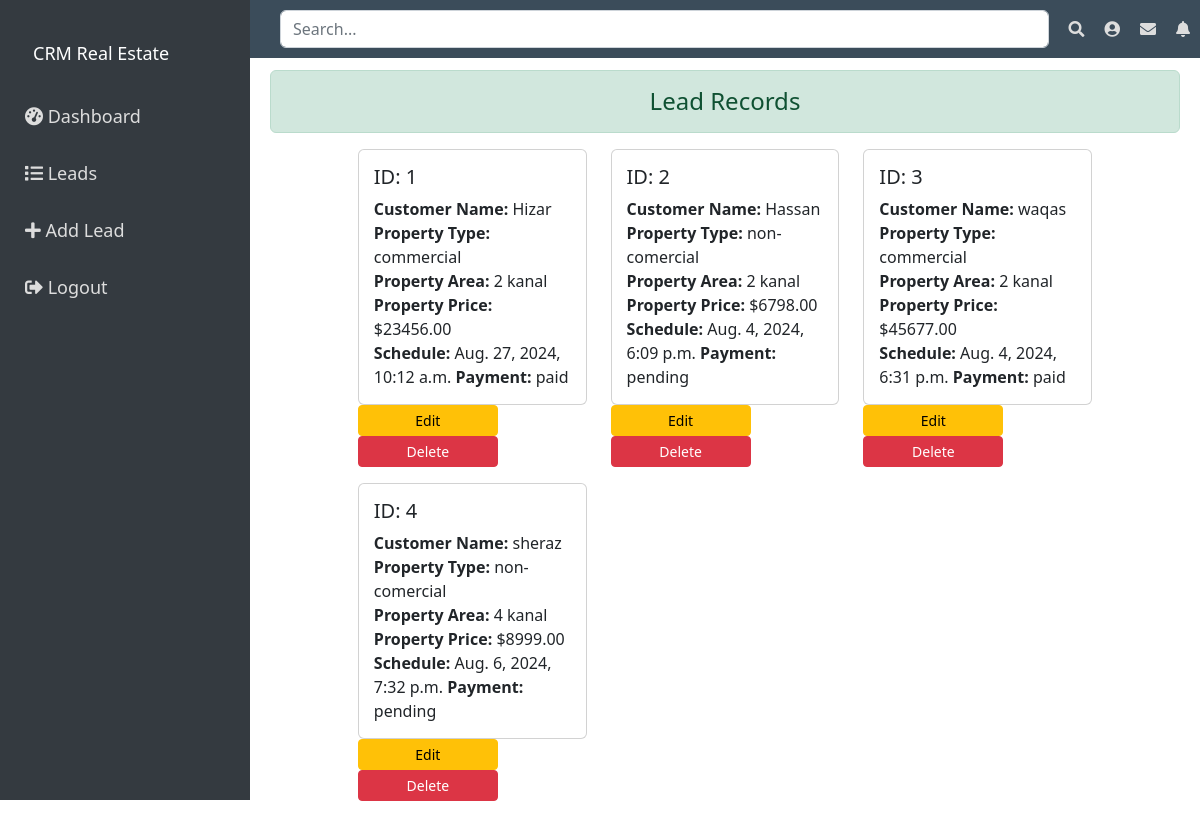
The app's page /show/ (signed in) with its own data.
### recordLead/models.py (models this page shows, shortened)
class Lead(models.Model):
    PAYMENT_STATUS_CHOICES = [
        ('paid', 'Paid'),
        ('pending', 'Pending'),
    ]
    customer_name = models.CharField(max_length=255)
    property_type = models.CharField(max_length=255)
    property_area = models.CharField(max_length=255)
    property_price = models.DecimalField(max_digits=10, decimal_places=2)
    schedule = models.DateTimeField()
    payment_status = models.CharField(max_length=7, choices=PAYMENT_STATUS_CHOICES, default='pending')

### recordLead/views.py (the view)
# urls.py: path('show/', views.show_Lead, name='showLead'),
@login_required
def show_Lead(request):
        leads = Lead.objects.all()  # Query all leads
        return render(request, 'recordLead/show.html', {'leads': leads})

### recordLead/templates/recordLead/show.html (shortened to what this page needs)
{% extends 'recordLead/base.html' %}
{% block content %}
<div class="container centered-form">
    <div class="row justify-content-center">
         <h4 class="text-center alert alert-success">Lead Records</h4>
        <div class="col-sm-10">
            {% if leads %}
                <div class="row">
                    {% for lead in leads %}
                    <div class="col-md-4 mb-3">
                        <div class="card {% cycle 'custom-light-1' 'custom-light-2' 'custom-light-3' %}">
                            <div class="card-body">
                                <h5 class="card-title">ID: {{ lead.id }}</h5>
                                <p class="card-text">
                                    <strong>Customer Name:</strong> {{ lead.customer_name }}<br>
                                    <strong>Property Type:</strong> {{ lead.property_type }}<br>
                                    <strong>Property Area:</strong> {{ lead.property_area }}<br>
                                    <strong>Property Price:</strong> ${{ lead.property_price }}<br>
                                    <strong>Schedule:</strong> {{ lead.schedule }}
                                    <strong>Payment:</strong> {{ lead.payment_status }}
                                </p>
                            </div>
                        </div>
                        <a href="{% url 'updateLead' lead.id %}" class="btn btn-warning btn-sm btn-custom-width">Edit</a>
                        <form action="{% url 'deleteLead' lead.id %}" method="POST" class="d-inline">
                            <input type="submit" value="Delete" class="btn btn-danger btn-custom-width btn-sm">
                        </form>
                    </div>
                    {% endfor %}
                </div>
            {% else %}
                <h4 class="text-center alert alert-warning">No Records</h4>
            {% endif %}
        </div>
    </div>
</div>
{% endblock content %}

### recordLead/templates/recordLead/base.html (style rules this page uses)
body { display: flex; }

### recordLead/templates/recordLead/show.html (style rules this page uses)
.card-body { padding: 15px; }
.btn-custom-width { width: 140px; }

### records on screen
Lead: id "1", customer_name "Hizar", property_type "commercial", property_area "2 kanal", property_price "23456.00", schedule "Aug. 27, 2024, 10:12 a.m.", payment_status "paid"
Lead: id "2", customer_name "Hassan", property_type "non-comercial", property_area "2 kanal", property_price "6798.00", schedule "Aug. 4, 2024, 6:09 p.m.", payment_status "pending"
Lead: id "3", customer_name "waqas", property_type "commercial", property_area "2 kanal", property_price "45677.00", schedule "Aug. 4, 2024, 6:31 p.m.", payment_status "paid"
Lead: id "4", customer_name "sheraz", property_type "non-comercial", property_area "4 kanal", property_price "8999.00", schedule "Aug. 6, 2024, 7:32 p.m.", payment_status "pending"
